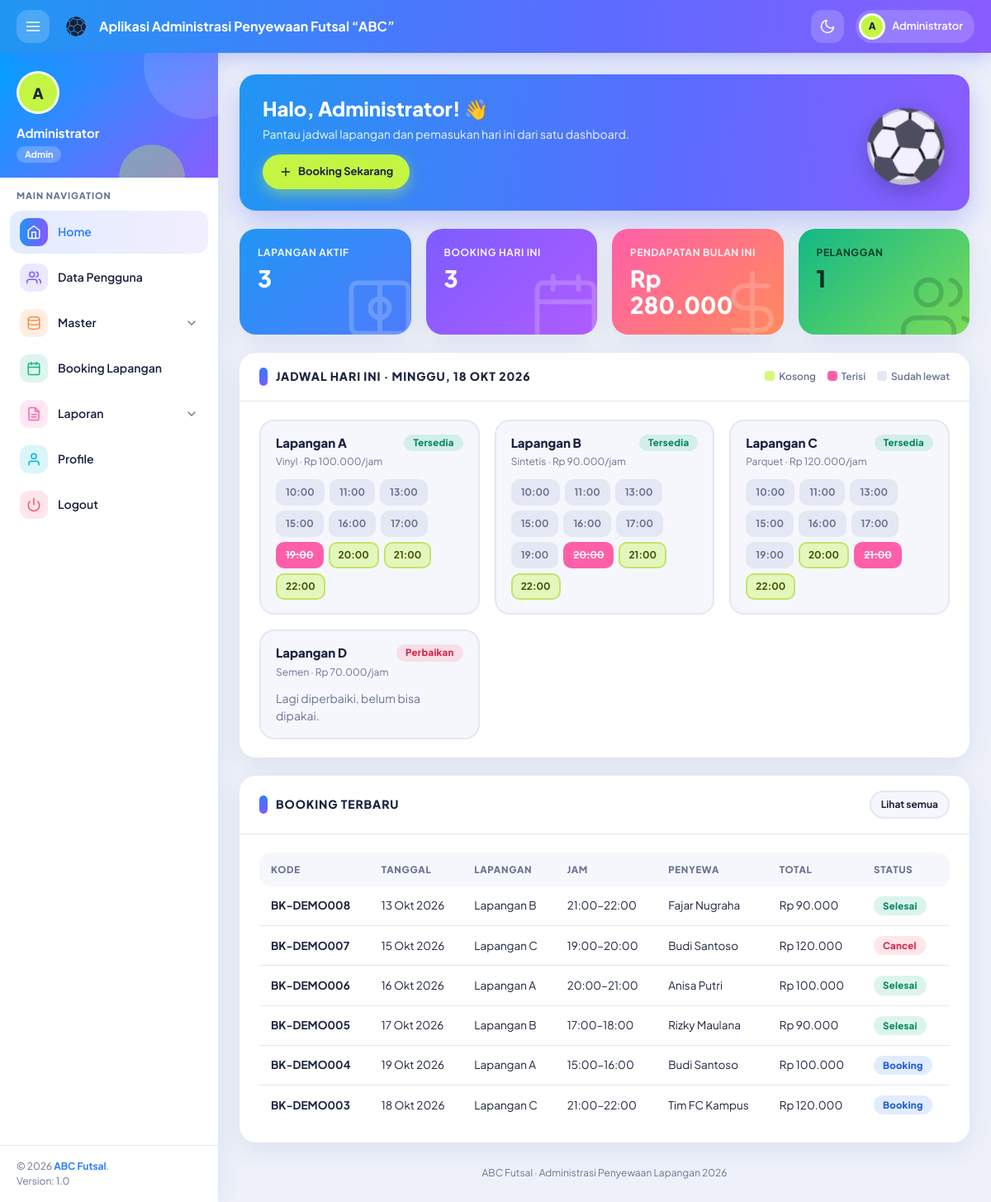
Screenshot of /index.php (signed in) with the database file from the repository.
### tables this page shows
CREATE TABLE `lapangan` (
  `id_lapangan` int(11) NOT NULL,
  `nama_lapangan` varchar(50) NOT NULL,
  `jenis_lantai` varchar(30) NOT NULL DEFAULT 'Vinyl',
  `harga_per_jam` int(11) NOT NULL DEFAULT 0,
  `status` enum('Tersedia','Perbaikan') NOT NULL DEFAULT 'Tersedia'
);

CREATE TABLE `waktu` (
  `id_waktu` int(11) NOT NULL,
  `jam_mulai` time NOT NULL,
  `jam_selesai` time NOT NULL,
  `keterangan` varchar(50) DEFAULT NULL
);

CREATE TABLE `booking` (
  `id_booking` int(11) NOT NULL,
  `kode_booking` varchar(20) NOT NULL,
  `id_pengguna` int(11) NOT NULL,
  `id_lapangan` int(11) NOT NULL,
  `id_waktu` int(11) NOT NULL,
  `tanggal_main` date NOT NULL,
  `nama_penyewa` varchar(100) NOT NULL,
  `no_hp` varchar(20) DEFAULT NULL,
  `total_bayar` int(11) NOT NULL DEFAULT 0,
  `status` enum('Booking','Selesai','Cancel') NOT NULL DEFAULT 'Booking',
  `catatan` varchar(255) DEFAULT NULL,
  `created_at` timestamp NOT NULL DEFAULT current_timestamp()
);

### home.php (the view, shortened to what this page needs)
<?php
$hari_ini = date('Y-m-d');
$bulan_awal = date('Y-m-01');
$nama_depan = explode(' ', trim($user['nama']))[0];
if (is_admin()) {
    $n_lapangan = (int)db_val("SELECT COUNT(*) FROM lapangan WHERE status='Tersedia'");
    $n_hari_ini = (int)db_val("SELECT COUNT(*) FROM booking WHERE tanggal_main=? AND status<>'Cancel'", [$hari_ini]);
    $omzet      = (int)db_val("SELECT COALESCE(SUM(total_bayar),0) FROM booking WHERE status='Selesai' AND tanggal_main>=? AND tanggal_main<=?", [$bulan_awal, $hari_ini]);
    $n_pelanggan = (int)db_val("SELECT COUNT(*) FROM pengguna WHERE level='pelanggan'");
    $stat = [
        ['s1', 'Lapangan Aktif', $n_lapangan, 'court'],
        ['s2', 'Booking Hari Ini', $n_hari_ini, 'calendar'],
        ['s3', 'Pendapatan Bulan Ini', rupiah($omzet), 'dollar'],
        ['s4', 'Pelanggan', $n_pelanggan, 'users'],
    ];
    $terbaru = db_all(
        "SELECT b.*, l.nama_lapangan, w.jam_mulai, w.jam_selesai FROM booking b
         JOIN lapangan l ON l.id_lapangan=b.id_lapangan JOIN waktu w ON w.id_waktu=b.id_waktu
         ORDER BY b.created_at DESC, b.id_booking DESC LIMIT 6"
    );
}
$lapangan = db_all("SELECT * FROM lapangan ORDER BY nama_lapangan");
$semua_waktu = db_all("SELECT * FROM waktu ORDER BY jam_mulai");
?>
<div class="welcome">
    <h1>Halo, <?= e($nama_depan) ?>! 👋</h1>
    <p><?= is_admin()
            ? 'Pantau jadwal lapangan dan pemasukan hari ini dari satu dashboard.'
            : 'Mau main kapan? Cek slot yang masih kosong terus langsung booking.' ?></p>
    <a class="btn btn-lime" href="?page=booking&aksi=tambah"><?= ikon('plus') ?> Booking Sekarang</a>
</div>
<div class="grid grid-4" style="margin-bottom:22px">
    <?php foreach ($stat as $s): ?>
        <div class="stat <?= $s[0] ?>">
            <div class="label"><?= e($s[1]) ?></div>
            <div class="num"><?= e($s[2]) ?></div>
            <?= ikon($s[3], 'bg-ic') ?>
        </div>
    <?php endforeach; ?>
</div>
<div class="card">
    <div class="header">
        <h2>Jadwal Hari Ini &middot; <?= e(hari_indo($hari_ini) . ', ' . tgl_indo($hari_ini)) ?></h2>
        <div class="legend">
            <span><i style="background:rgba(196,245,66,.7)"></i>Kosong</span>
            <span><i style="background:var(--pink)"></i>Terisi</span>
            <span><i style="background:var(--line)"></i>Sudah lewat</span>
        </div>
    </div>
    <div class="body">
        <?php if (!$lapangan || !$semua_waktu): ?>
            <p class="muted">Data lapangan atau jam belum diisi.</p>
        <?php else: ?>
            <div class="grid grid-3">
                <?php foreach ($lapangan as $l):
                    $tak = $l['status'] === 'Tersedia' ? waktu_tidak_tersedia($hari_ini, $l['id_lapangan']) : []; ?>
                    <div class="court">
                        <h3><?= e($l['nama_lapangan']) ?> <?= badge_status($l['status']) ?></h3>
                        <div class="meta"><?= e($l['jenis_lantai']) ?> &middot; <?= rupiah($l['harga_per_jam']) ?>/jam</div>
                        <?php if ($l['status'] !== 'Tersedia'): ?>
                            <div class="muted">Lagi diperbaiki, belum bisa dipakai.</div>
                        <?php else: ?>
                            <div class="slots">
                                <?php foreach ($semua_waktu as $w):
                                    $st = $tak[(int)$w['id_waktu']] ?? 'free'; ?>
                                    <span class="slot <?= $st ?>"><?= e(jam($w['jam_mulai'])) ?></span>
                                <?php endforeach; ?>
                            </div>
                        <?php endif; ?>
                    </div>
                <?php endforeach; ?>
            </div>
        <?php endif; ?>
    </div>
</div>
<div class="card">
    <div class="header">
        <h2><?= is_admin() ? 'Booking Terbaru' : 'Booking Kamu' ?></h2>
        <div class="header-actions"><a class="btn btn-light btn-sm" href="?page=booking">Lihat semua</a></div>
    </div>
    <div class="body">
        <div class="table-wrap">
            <table class="table">
                <thead>
                    <tr>
                        <th>Kode</th>
                        <th>Tanggal</th>
                        <th>Lapangan</th>
                        <th>Jam</th>
                        <th>Penyewa</th>
                        <th>Total</th>
                        <th>Status</th>
                    </tr>
                </thead>
                <tbody>
                    <?php foreach ($terbaru as $b): ?>
                        <tr>
                            <td><b><?= e($b['kode_booking']) ?></b></td>
                            <td class="nowrap"><?= e(tgl_indo($b['tanggal_main'])) ?></td>
                            <td><?= e($b['nama_lapangan']) ?></td>
                            <td class="nowrap"><?= e(jam($b['jam_mulai'])) ?>–<?= e(jam($b['jam_selesai'])) ?></td>
                            <td><?= e($b['nama_penyewa']) ?></td>
                            <td class="nowrap"><?= rupiah($b['total_bayar']) ?></td>
                            <td><?= badge_status($b['status']) ?></td>
                        </tr>
                    <?php endforeach; ?>
                </tbody>
            </table>
        </div>
    </div>
</div>

### index.php (shortened to what this page needs)
<?php
include "koneksi.php";
include "fungsi.php";
$page = $_GET['page'] ?? '';
$file = 'home.php';
$notfound = false;
$user = $_SESSION['user'];
$aktif = $page;
$master_aktif = in_array($page, ['lapangan', 'waktu'], true);
?>
<!DOCTYPE html>
<html lang="id">
<head>
    <link rel="stylesheet" href="css/style.css">
</head>
<body>
    <nav class="app-nav">
        <button type="button" class="nav-btn side-toggle" aria-label="Menu"><?= ikon('menu') ?></button>
        <a class="navbar-brand" href="index.php"><img src="images/bola.png" alt="ABC"><span>Aplikasi Administrasi Penyewaan Futsal “ABC”</span></a>
        <button type="button" class="nav-btn theme-toggle" aria-label="Ganti tema"><?= ikon('moon') ?></button>
        <div class="nav-chip">
            <div class="avatar"><?= e(inisial($user['nama'])) ?></div><span><?= e($user['nama']) ?></span>
        </div>
    </nav>
    <aside class="app-side">
        <div class="user-info">
            <div class="avatar"><?= e(inisial($user['nama'])) ?></div>
            <div class="nama"><?= e($user['nama']) ?></div>
            <span class="role"><?= e($user['level']) ?></span>
        </div>
        <div class="menu-label">MAIN NAVIGATION</div>
        <ul class="menu">
            <li class="<?= $page === '' && !$notfound ? 'active' : '' ?>" style="--c:#2f7bff">
                <a class="item" href="index.php"><span class="tile"><?= ikon('home') ?></span>Home</a>
            </li>
            <?php if (is_admin()): ?>
                <li class="<?= $aktif === 'pengguna' ? 'active' : '' ?>" style="--c:#7c5cff">
                    <a class="item" href="?page=pengguna"><span class="tile"><?= ikon('users') ?></span>Data Pengguna</a>
                </li>
                <li class="<?= $master_aktif ? 'open active' : '' ?>" style="--c:#ff8a3d">
                    <a class="item menu-toggle"><span class="tile"><?= ikon('database') ?></span>Master<?= ikon('chevron', 'caret') ?></a>
                </li>
            <?php endif; ?>
            <li class="<?= $aktif === 'booking' ? 'active' : '' ?>" style="--c:#12b886">
                <a class="item" href="?page=booking"><span class="tile"><?= ikon('calendar') ?></span>Booking Lapangan</a>
            </li>
            <?php if (is_admin()): ?>
                <li class="<?= $aktif === 'laporan' ? 'open active' : '' ?>" style="--c:#ff5fa8">
                    <a class="item menu-toggle"><span class="tile"><?= ikon('report') ?></span>Laporan<?= ikon('chevron', 'caret') ?></a>
                </li>
            <?php endif; ?>
            <li class="<?= $aktif === 'profile' ? 'active' : '' ?>" style="--c:#00b7e6">
                <a class="item" href="?page=profile"><span class="tile"><?= ikon('user') ?></span>Profile</a>
            </li>
            <li style="--c:#ff4d6d">
                <a class="item" href="logout.php" data-confirm="Yakin mau logout?"><span class="tile"><?= ikon('power') ?></span>Logout</a>
            </li>
        </ul>
        <div class="side-foot">&copy; <?= date('Y') ?> <b>ABC Futsal</b>.<br>Version: 1.0</div>
    </aside>
    <main class="app-main">
        <?php
        if ($notfound) {
            echo '<div class="card"><div class="body" style="text-align:center;padding:50px 20px"><div style="font-size:54px">🫠</div>'
                . '<h2 style="margin:10px 0 6px">Halaman tidak ditemukan</h2><p class="muted">Link yang kamu buka nggak ada.</p>'
                . '<a class="btn btn-primary" href="index.php">Balik ke Home</a></div></div>';
        } else {
            include $file;
        }
        ?>
        <div class="app-foot no-print">ABC Futsal &middot; Administrasi Penyewaan Lapangan <?= date('Y') ?></div>
    </main>
</body>
</html>

### fungsi.php (shortened to what this page needs)
<?php
function e($s)
{
    return htmlspecialchars((string)$s, ENT_QUOTES, 'UTF-8');
}
function rupiah($n)
{
    return 'Rp ' . number_format((float)$n, 0, ',', '.');
}
function jam($t)
{
    return substr((string)$t, 0, 5);
}
function tgl_indo($tgl)
{
    $bln = [1 => 'Jan', 'Feb', 'Mar', 'Apr', 'Mei', 'Jun', 'Jul', 'Agu', 'Sep', 'Okt', 'Nov', 'Des'];
    $t = strtotime($tgl);
    return date('d', $t) . ' ' . $bln[(int)date('n', $t)] . ' ' . date('Y', $t);
}
function hari_indo($tgl)
{
    $h = ['Minggu', 'Senin', 'Selasa', 'Rabu', 'Kamis', 'Jumat', 'Sabtu'];
    return $h[(int)date('w', strtotime($tgl))];
}
function inisial($nama)
{
    $p = preg_split('/\s+/', trim((string)$nama));
    $i = strtoupper(mb_substr($p[0] ?? '?', 0, 1));
    return $i;
}
function ikon($nama, $kelas = '')
{
    return '<svg class="ic ' . e($kelas) . '" aria-hidden="true"><use href="#i-' . e($nama) . '"/></svg>';
}
function badge_status($s)
{
    return '<span class="badge badge-' . strtolower(e($s)) . '">' . e($s) . '</span>';
}
function is_admin()
{
    return (($_SESSION['user']['level'] ?? '') === 'admin');
}
function db_bind($st, $params)
{
    if (!$params) return;
    $tipe = '';
    foreach ($params as $p) $tipe .= is_int($p) ? 'i' : 's';
    mysqli_stmt_bind_param($st, $tipe, ...$params);
}
function db_all($sql, $params = [])
{
    global $koneksi;
    $st = mysqli_prepare($koneksi, $sql);
    db_bind($st, $params);
    mysqli_stmt_execute($st);
    $r = mysqli_stmt_get_result($st);
    $rows = $r ? mysqli_fetch_all($r, MYSQLI_ASSOC) : [];
    return $rows;
}
function db_one($sql, $params = [])
{
    $r = db_all($sql, $params);
    return $r[0] ?? null;
}
function db_val($sql, $params = [])
{
    $r = db_one($sql, $params);
    return $r ? array_values($r)[0] : null;
}
function waktu_tidak_tersedia($tanggal, $id_lapangan, $kecuali = 0)
{
    $hasil = [];
    $rows = db_all(
        "SELECT w2.id_waktu FROM waktu w2 WHERE EXISTS (
            SELECT 1 FROM booking b JOIN waktu w ON w.id_waktu = b.id_waktu
            WHERE b.tanggal_main = ? AND b.id_lapangan = ? AND b.status <> 'Cancel'
              AND b.id_booking <> ? AND w.jam_mulai < w2.jam_selesai AND w.jam_selesai > w2.jam_mulai)",
        [$tanggal, (int)$id_lapangan, (int)$kecuali]
    );
    foreach ($rows as $r) $hasil[(int)$r['id_waktu']] = 'penuh';
    if ($tanggal === date('Y-m-d')) {
        foreach (db_all("SELECT id_waktu FROM waktu WHERE jam_selesai <= ?", [date('H:i:s')]) as $r) {
            if (!isset($hasil[(int)$r['id_waktu']])) $hasil[(int)$r['id_waktu']] = 'lewat';
        }
    }
    return $hasil;
}

### rows the page displays
lapangan: nama_lapangan "Lapangan A", status "Tersedia", jenis_lantai "Vinyl", harga_per_jam "Rp 100.000"
waktu: jam_mulai "10:00"
waktu: jam_mulai "11:00"
waktu: jam_mulai "13:00"
waktu: jam_mulai "15:00"
waktu: jam_mulai "16:00"
waktu: jam_mulai "17:00"
waktu: jam_mulai "19:00"
waktu: jam_mulai "20:00"
waktu: jam_mulai "21:00"
waktu: jam_mulai "22:00"
lapangan: nama_lapangan "Lapangan B", status "Tersedia", jenis_lantai "Sintetis", harga_per_jam "Rp 90.000"
lapangan: nama_lapangan "Lapangan C", status "Tersedia", jenis_lantai "Parquet", harga_per_jam "Rp 120.000"
lapangan: nama_lapangan "Lapangan D", status "Perbaikan", jenis_lantai "Semen", harga_per_jam "Rp 70.000", shows "Lagi diperbaiki, belum bisa dipakai."
booking: kode_booking "BK-DEMO008", tanggal_main "13 Okt 2026", id_lapangan.nama_lapangan "Lapangan B", id_waktu.jam_mulai "21:00", id_waktu.jam_selesai "22:00", nama_penyewa "Fajar Nugraha", total_bayar "Rp 90.000", status "Selesai"
booking: kode_booking "BK-DEMO007", tanggal_main "15 Okt 2026", id_lapangan.nama_lapangan "Lapangan C", id_waktu.jam_mulai "19:00", id_waktu.jam_selesai "20:00", nama_penyewa "Budi Santoso", total_bayar "Rp 120.000", status "Cancel"
booking: kode_booking "BK-DEMO006", tanggal_main "16 Okt 2026", id_lapangan.nama_lapangan "Lapangan A", id_waktu.jam_mulai "20:00", id_waktu.jam_selesai "21:00", nama_penyewa "Anisa Putri", total_bayar "Rp 100.000", status "Selesai"
booking: kode_booking "BK-DEMO005", tanggal_main "17 Okt 2026", id_lapangan.nama_lapangan "Lapangan B", id_waktu.jam_mulai "17:00", id_waktu.jam_selesai "18:00", nama_penyewa "Rizky Maulana", total_bayar "Rp 90.000", status "Selesai"
booking: kode_booking "BK-DEMO004", tanggal_main "19 Okt 2026", id_lapangan.nama_lapangan "Lapangan A", id_waktu.jam_mulai "15:00", id_waktu.jam_selesai "16:00", nama_penyewa "Budi Santoso", total_bayar "Rp 100.000", status "Booking"
booking: kode_booking "BK-DEMO003", tanggal_main "18 Okt 2026", id_lapangan.nama_lapangan "Lapangan C", id_waktu.jam_mulai "21:00", id_waktu.jam_selesai "22:00", nama_penyewa "Tim FC Kampus", total_bayar "Rp 120.000", status "Booking"

### other values shown
inisial($user['nama']) "A"
$user['nama'] "Administrator"
$user['level'] "Admin"
$nama_depan "Administrator"
$s[1] "LAPANGAN AKTIF"
$s[2] "3"
$s[1] "BOOKING HARI INI"
$s[1] "PENDAPATAN BULAN INI"
$s[2] "Rp 280.000"
$s[1] "PELANGGAN"
$s[2] "1"
